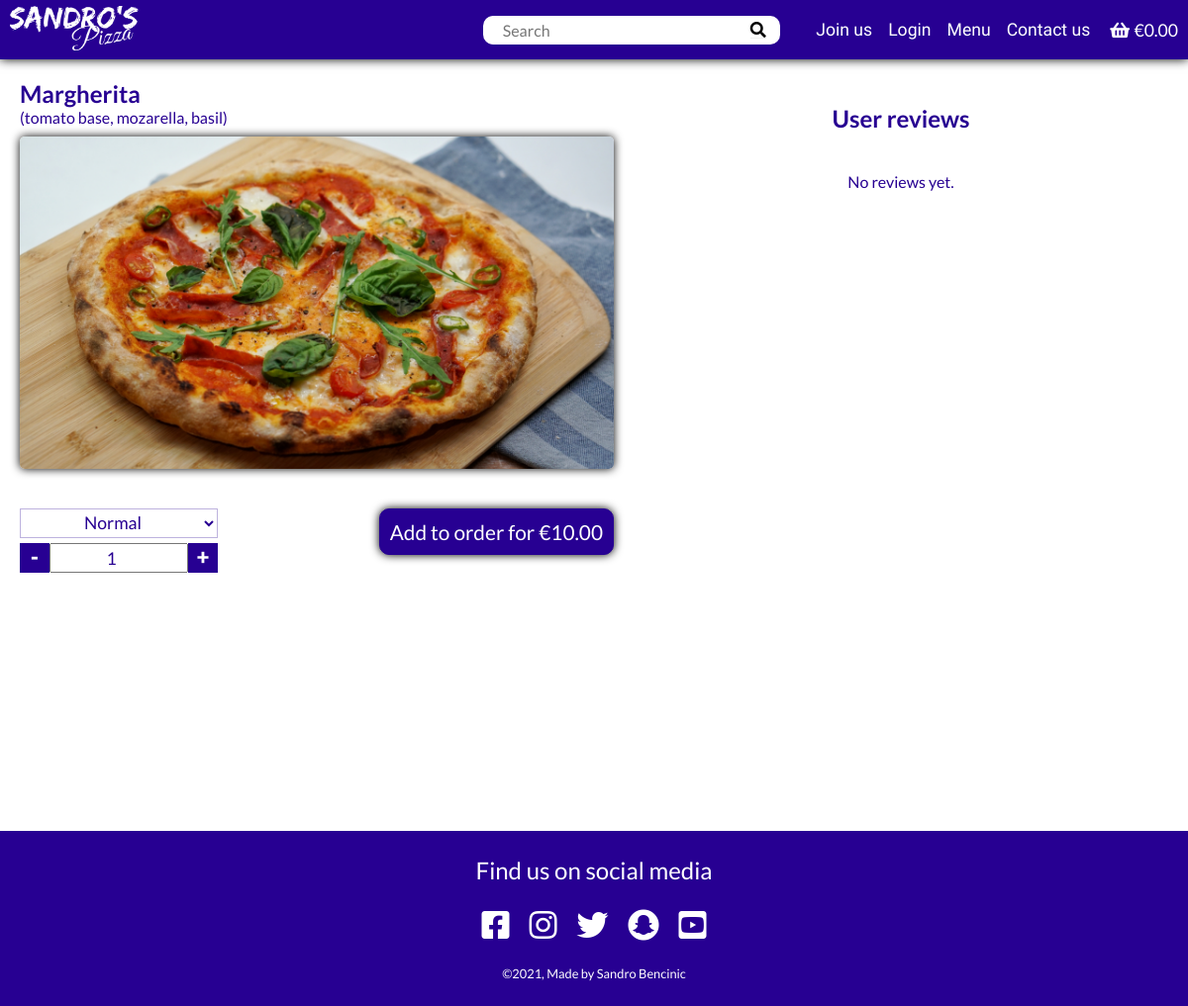
The app's page /product/item/1 with its own data.
### product/models.py (models this page shows, shortened)
class Item(models.Model):
    name = models.CharField(max_length=50)
    ingredients = models.CharField(max_length=100)
    price = models.DecimalField(max_digits=10, decimal_places=2)
    image = models.ImageField(null=True, blank=True)

### product/views.py (the view)
# urls.py: path('item/<item_id>', item, name='item'),
def item(request, item_id):
    pizza_item = Item.objects.get(id=item_id)
    context = {
        'item': pizza_item,
        'reviews': Review.objects.filter(item=pizza_item)[::-1],
        'show_bag': True
    }
    return render(request, 'product/item.html', context)

### order/contexts.py (called while the page is built, shortened)
def contexts(request):
    bag_items = []
    grand_total = 0
    if request.user.is_authenticated:
        delivery_fee = 0
    else:
        delivery_fee = 2
    grand_total += delivery_fee
    order_time = None
    bag = request.session.get('bag', {})
    context = {
        'bag_items': bag_items,
        'grand_total': grand_total,
        'order_time': order_time,
        'delivery_fee': delivery_fee,
    }
    return context

### product/templates/product/item.html (shortened to what this page needs)
{% extends 'base.html' %}
{% load static %}
{% block content %}
  <div class="item">
    <div class="item-container">
      <h2 class="item__title">{{ item.name }}</h2>
      <p class="item__description">{{ item.ingredients }}</p>
      <div class="item__img" style="background-image: url({{item.image.url}});"></div>
      <form action="{% url 'add_item' item.id %}" method="post" class="item__form">
        <select id="item-size" name="size">
          <option value="normal" selected>Normal</option>
        </select>
        <div class="item__quantity">
          <div class="item__minus">-</div>
          <input type="number" name="quantity" id="item-quantity" min="1" value="1">
          <div class="item__plus">+</div>
        </div>
        <button class="btn btn--item" type="submit">
          Add to order for €<span id="item-price">{{ item.price }}</span>
        </button>
      </form>
    </div>
    <div class="comment">
      <h2 class="comment__title">User reviews</h2>
      {% if reviews %}
        {% for review in reviews %}
          <div class="comment-single">
            <div class="comment-single__title">
              {% if request.user == review.user_profile or request.user.is_superuser%}
                <div class="comment-single__btns">
                  <a href="{% url 'edit_review' review.id %}">
                    <i class="far fa-edit"></i>
                  </a>
                  <a href="{% url 'delete_review' item.id review.id %}">
                    <i class="far fa-trash-alt"></i>
                  </a>
                </div>
              {% endif %}
              <p>{{ review.title }}</p>
              <p>{{ review.user_profile }}</p>
            </div>
            <div class="comment-single__text">
              {{ review.content }}
            </div>
          </div>
        {% endfor %}
      {% else %}
        <p style="text-align: center; width: 100%;">No reviews yet.</p>
      {% endif %}
    </div>
  </div>
{% endblock content %}

### static/css/style.css (style rules this page uses)
* { position: relative; box-sizing: border-box; margin: 0; padding: 0; }
*, a { font-family: 'Lato', sans-serif; color: black; }
body { min-height: 100vh; display: flex; flex-direction: column; justify-content: space-between; }
.btn, .search__btn, .checkout-popup__close, .item__plus, .item__minus, .flash__close, .comment__add { cursor: pointer; }
.btn { display: block; color: white !important; border: 1px solid rgb(39, 0, 146); border-radius: 10px; background-color: rgb(39, 0, 146); padding: 10px; width: 200px; font-size: 1.5rem; text-align: center; box-shadow: 0px 0px 10px 0px black; }
.item { padding: 20px; }
.item * { color: rgb(39, 0, 146);; }
.item__img { width: 50vw; height: 28vw; margin-top: 10px; border-radius: 5px; background-size: cover; box-shadow: 0px 0px 10px 0px black; }
.item__quantity { display: flex; }
#item-size { outline: none; border: 1px solid rgb(39, 0, 146, 0.3); height: 30px; width: 200px; font-size: 1.1rem; text-align: center; background-color: white; }
#item-quantity { font-size: 1.1rem; text-align: center; width: 140px; }
.item__minus, .item__plus { height: 30px; width: 30px; background-color: rgb(39, 0, 146); color: white; font-weight: 900; font-size: 1.4rem; text-align: center; }
.item__form { margin-top: 40px; margin-bottom: 40px; height: 180px; display: flex; flex-direction: column; justify-content: space-between; }
.btn--item { margin: 0 auto;; margin-top: 50px; width: 300px; }
#item-price { color: white; }
.comment { margin: 40px auto 0 auto; }
.comment__title { text-align: center; }
.comment__title { text-align: center; color: rgb(39, 0, 146); margin-bottom: 40px; }
@media only screen and (min-width: 992px) and (orientation: landscape) { .item { display: flex; } }
@media only screen and (min-width: 992px) and (orientation: landscape) { .item-container { height: calc(100vh - 60px); margin-right: 10px; } }
@media only screen and (min-width: 992px) and (orientation: landscape) { .comment { width: 100%; height: calc(100vh - 60px); margin-left: 10px; margin-top: 0; overflow: scroll; } }
@media only screen and (min-width: 992px) and (orientation: landscape) { .comment__title { margin-top: 25px; } }
@media only screen and (min-width: 992px) and (orientation: landscape) { .btn--item { position: absolute; margin: 0; right: 0; font-size: 1.3rem; width: fit-content; } }
@media only screen and (min-width: 992px) and (orientation: landscape) { .item__form { height: auto; } }
@media only screen and (min-width: 992px) and (orientation: landscape) { .item__quantity { margin-top: 5px; } }

### records on screen
Item: name "Margherita", ingredients "(tomato base, mozarella, basil)", image (picture), price "10.00"
